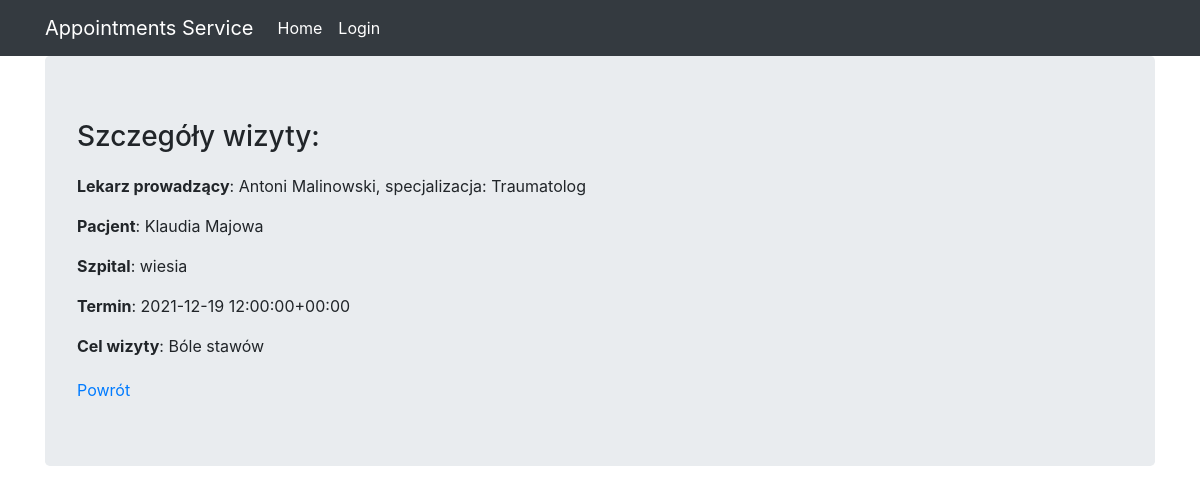
Screenshot of /appointments_service/appointments-detail-view/18 with the database file from the repository.
### appointments_service/models.py (models this page shows, shortened)
class Doctor(models.Model):
    first_name = models.CharField(max_length=100)
    last_name = models.CharField(max_length=100)
    pesel = models.CharField(max_length=11, validators=[only_numbers])
    login = models.CharField(max_length=20)
    hospital = models.ForeignKey(Hospital, null=True, blank=True, on_delete=models.SET_NULL, related_name='doctors', default=None)
    specialization = models.TextField()
    def __str__(self):
        return str(self.first_name) + ' ' + str(self.last_name) + ', specjalizacja: ' + str(self.specialization)

class Patient(models.Model):
    first_name = models.CharField(max_length=100)
    last_name = models.CharField(max_length=100)
    pesel = models.CharField(max_length=11, validators=[only_numbers])
    login = models.CharField(max_length=20)
    class Meta:
        ordering = ['id']
    def __str__(self):
        return str(self.first_name) + ' ' + str(self.last_name)

class Hospital(models.Model):
    name = models.CharField(max_length=100)
    country_identifier = models.CharField(max_length=3)
    city = models.CharField(max_length=20)
    postal_code = models.CharField(max_length=6)
    rooms_available = models.IntegerField(default=5)
    def __str__(self):
        return self.name

class AppointmentDate(models.Model):
    date = models.DateTimeField(default=None, blank=True, null=True, unique=True)
    class Meta:
        ordering = ['date']
    def __str__(self):
        return f'{self.date}'

class Appointment(models.Model):
    doctor = models.ForeignKey(Doctor, on_delete=models.SET_NULL,null=True,blank=True, related_name='appointments')
    patient = models.ForeignKey(Patient, on_delete=models.SET_NULL, null=True, blank=True, related_name='appointments')
    hospital = models.ForeignKey(Hospital, on_delete=models.SET_NULL, null=True, blank=True, related_name='appointments')
    date = models.ForeignKey(AppointmentDate, on_delete=models.SET_NULL, null=True, blank=True, related_name="appointments")
    purpose_of_appointment = models.TextField(max_length=250)
    class Meta:
        ordering = ['id']

### appointments_service/views.py (the view)
# urls.py: path('appointments-detail-view/<pk>', views.AppointmentsDetailView.as_view(), name='appointments-detail-view'),
class AppointmentsDetailView(View):
    def get(self, request, pk):
        appointment = Appointment.objects.get(pk=pk)
        info = {'Lekarz prowadzący': appointment.doctor,
                'Pacjent': appointment.patient,
                'Szpital': appointment.hospital,
                'Termin': appointment.date,
                'Cel wizyty': appointment.purpose_of_appointment}
        context = {'info': info}
        return render(
            request,
            template_name='appointments_detail_view.html',
            context=context
        )

### appointments_service/templates/appointments_detail_view.html
{% extends 'base.html' %}
{% block content %}
    <h3 style="margin-bottom: 20px">Szczegóły wizyty: </h3>
    {% for field, v in info.items %}
        <p><b>{{ field }}</b>:  {{ v }}</p>
    {% endfor %}
    <div style="margin-top: 20px;">
        <a href="{% url 'appointments-service:appointments-list-view' %}">Powrót</a>
    </div>
{% endblock %}

### appointments_service/templates/base.html (shortened to what this page needs)
{% load static %}
<html {% if LANGUAGE_CODE %}lang="{{ LANGUAGE_CODE }}"{% endif %}>
  <head>
    <link rel="stylesheet" href="https://stackpath.bootstrapcdn.com/bootstrap/4.2.1/css/bootstrap.min.css">
  </head>
  <body>
    <nav class="navbar navbar-expand-lg navbar-dark bg-dark">
      <div class="container fixed">
        <a class="navbar-brand" href="/">Appointments Service</a>
        <div class="collapse navbar-collapse" id="navbarNavAltMarkup">
          <div class="navbar-nav">
            <a class="nav-item nav-link active" href="/">
              Home
            </a>
          </div>
          <div class="navbar-nav">
                {% if user.is_authenticated %}
                     <a class="nav-item nav-link active" href="{% url 'appointments-service:logout' %}">Logout</a>
                {% else %}
                    <a class="nav-item nav-link active" href="{% url 'appointments-service:login' %}">Login</a>
                {% endif %}
        </div>
        </div>
      </div>
    </nav>
    <div class="container">
      <div class="jumbotron">
        {% block content %}{% endblock %}
      </div>
    </div>
  </body>
</html>

### rows the page displays
Doctor: field "Lekarz prowadzący", first_name+last_name+specialization "Antoni Malinowski, specjalizacja: Traumatolog"
Patient: field "Pacjent", first_name+last_name "Klaudia Majowa"
Hospital: field "Szpital", name "wiesia"
AppointmentDate: field "Termin", date "2021-12-19 12:00:00+00:00"
Appointment: info "Bóle stawów"

### other values shown
{{ field }} "Cel wizyty"
